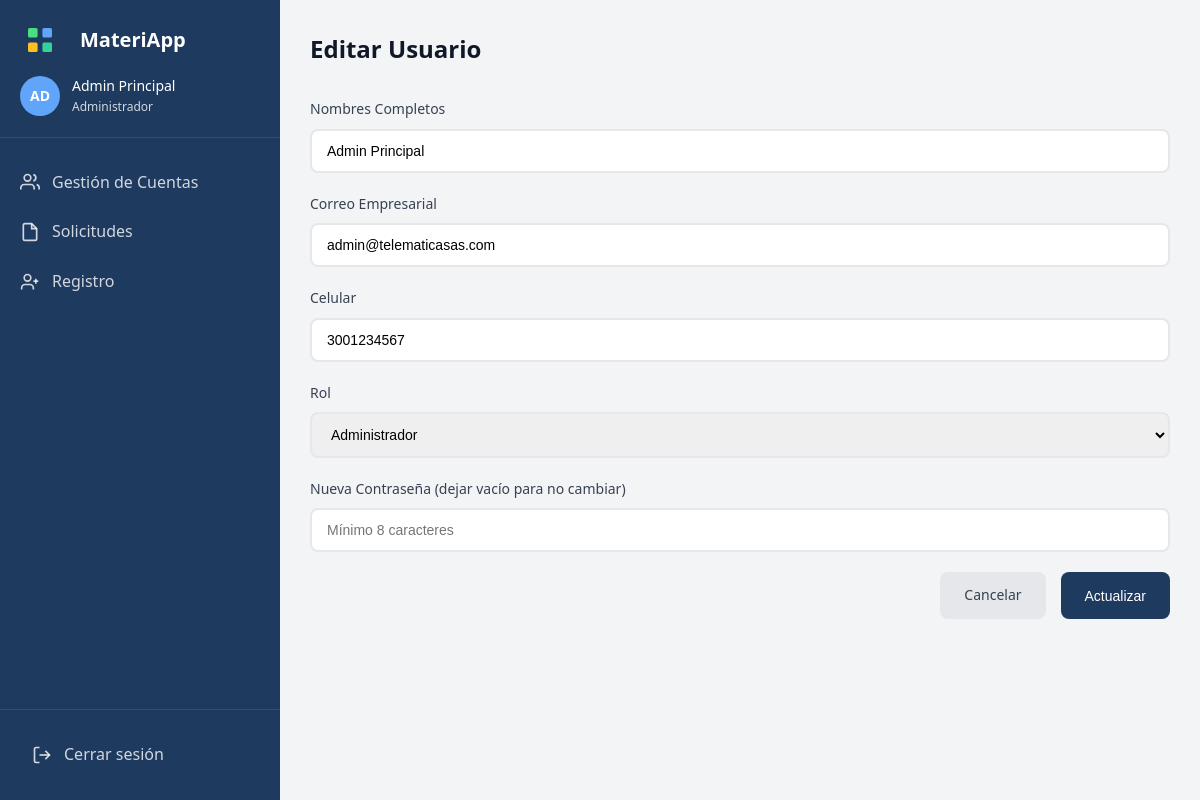
The app's page /admin/usuario/1/editar (signed in) with its own data.
### tables this page shows
CREATE TABLE usuarios (
    id INT AUTO_INCREMENT PRIMARY KEY,
    cedula VARCHAR(20) NOT NULL UNIQUE,
    nombres_completos VARCHAR(150) NOT NULL,
    correo_empresarial VARCHAR(100) NOT NULL UNIQUE,
    celular VARCHAR(20) NOT NULL,
    rol ENUM('Trabajador', 'Almacen', 'Administrador') NOT NULL,
    contrasena VARCHAR(255) NOT NULL,
    fecha_registro TIMESTAMP DEFAULT CURRENT_TIMESTAMP,
    activo TINYINT(1) DEFAULT 1
);

### core/Session.php (called while the page is built, shortened)
<?php
class Session {
    public static function get($key) {
        return isset($_SESSION[$key]) ? $_SESSION[$key] : null;
    }
    public static function has($key) {
        return isset($_SESSION[$key]);
    }
    public static function isLoggedIn() {
        return self::has('user_id') && self::has('user_role');
    }
    public static function getUserRole() {
        return self::get('user_role');
    }
    public static function getUserName() {
        return self::get('user_name');
    }
    public static function checkExpiration() {
        return true;
    }
    public static function requireRole($allowedRoles) {
        $userRole = self::getUserRole();
        if (!is_array($allowedRoles)) {
            $allowedRoles = [$allowedRoles];
        }
    }
}

### core/Database.php (called while the page is built, shortened)
<?php
class Database {
    private static $instance = null;
    private $connection;
    private function __construct() {
        try {
            $dsn = "mysql:host=" . DB_HOST . ";dbname=" . DB_NAME . ";charset=" . DB_CHARSET;
            $options = [
                PDO::ATTR_ERRMODE => PDO::ERRMODE_EXCEPTION,
                PDO::ATTR_DEFAULT_FETCH_MODE => PDO::FETCH_ASSOC,
                PDO::ATTR_EMULATE_PREPARES => false
            ];
            $this->connection = new PDO($dsn, DB_USER, DB_PASS, $options);
        } catch (PDOException $e) {
            die("Error de conexión a la base de datos: " . $e->getMessage());
        }
    }
    public static function getInstance() {
        if (self::$instance === null) {
            self::$instance = new self();
        }
        return self::$instance;
    }
public function getConnection() {
        return $this->connection;
    }
}

### controllers/AdminController.php (called while the page is built, shortened)
<?php
require_once ROOT_PATH . 'models/UsuarioModel.php';
class AdminController {
    private $usuarioModel;
    public function __construct() {
        $this->usuarioModel = new UsuarioModel();
    }
public function editarUsuario($id) {
        $usuario = $this->usuarioModel->findById($id);
        View::render('admin/editar_usuario', [
            'usuario' => $usuario,
            'pageTitle' => 'Editar Usuario'
        ]);
    }
}

### index.php (called while the page is built, shortened)
<?php
require_once __DIR__ . '/config/database.php';
require_once ROOT_PATH . 'core/Database.php';
require_once ROOT_PATH . 'core/Session.php';
require_once ROOT_PATH . 'core/Router.php';
$router = new Router();
$router->get('auth/login', 'AuthController', 'login');
$router->post('auth/login', 'AuthController', 'login');
$router->get('auth/registro', 'AuthController', 'registro');
$router->post('auth/registro', 'AuthController', 'registro');
$router->get('auth/logout', 'AuthController', 'logout');
$router->get('auth/unauthorized', 'AuthController', 'unauthorized');
$router->get('empleado/solicitudes', 'EmpleadoController', 'solicitudes');
$router->get('empleado/nueva', 'EmpleadoController', 'nueva');
$router->post('empleado/crear', 'EmpleadoController', 'crear');
$router->get('empleado/ver/(\d+)', 'EmpleadoController', 'ver');
$router->get('empleado/perfil', 'EmpleadoController', 'perfil');
$router->get('almacen/solicitudes', 'AlmacenController', 'solicitudes');
$router->get('almacen/ver/(\d+)', 'AlmacenController', 'ver');
$router->post('almacen/aprobar/(\d+)', 'AlmacenController', 'aprobar');
$router->post('almacen/rechazar/(\d+)', 'AlmacenController', 'rechazar');
$router->get('almacen/inventario', 'AlmacenController', 'inventario');
$router->post('almacen/inventario/agregar', 'AlmacenController', 'agregarMaterial');
$router->get('almacen/material/(\d+)/editar', 'AlmacenController', 'editarMaterial');
$router->post('almacen/material/(\d+)/editar', 'AlmacenController', 'editarMaterial');
$router->post('almacen/material/(\d+)/eliminar', 'AlmacenController', 'eliminarMaterial');
$router->get('almacen/perfil', 'AlmacenController', 'perfil');
$router->get('admin/usuarios', 'AdminController', 'usuarios');
$router->get('admin/solicitudes', 'AdminController', 'solicitudes');
$router->get('admin/ver-solicitud/(\d+)', 'AdminController', 'verSolicitud');
$router->get('admin/registro', 'AdminController', 'registro');
$router->post('admin/agregar-cedula', 'AdminController', 'agregarCedula');
$router->post('admin/eliminar-cedula/(\d+)', 'AdminController', 'eliminarCedula');
$router->get('admin/usuario/(\d+)/editar', 'AdminController', 'editarUsuario');
$router->post('admin/usuario/(\d+)/editar', 'AdminController', 'editarUsuario');
$router->post('admin/usuario/(\d+)/restablecer', 'AdminController', 'restablecerContrasena');
$router->post('admin/solicitud/(\d+)/eliminar', 'AdminController', 'eliminarSolicitud');
$router->get('admin/dashboard', 'AdminController', 'estadisticas');
$router->get('', 'AuthController', 'login');
$uri = $_SERVER['REQUEST_URI'];
$method = $_SERVER['REQUEST_METHOD'];
$uri = parse_url($uri, PHP_URL_PATH);
$basePath = trim(parse_url(BASE_URL, PHP_URL_PATH), '/');
if (!empty($basePath) && strpos($uri, '/' . $basePath) === 0) {
    $uri = substr($uri, strlen($basePath) + 1);
}
$uri = trim($uri, '/');
try {
    $router->dispatch($uri, $method);
} catch (Exception $e) {
    error_log("Error en MateriApp: " . $e->getMessage());
    error_log("URI: " . $uri);
    http_response_code(500);
    echo "Error interno del servidor: " . $e->getMessage();
}

### models/UsuarioModel.php (called while the page is built, shortened)
<?php
require_once ROOT_PATH . 'entities/Usuario.php';
class UsuarioModel {
    private $db;
    public function __construct() {
        $this->db = Database::getInstance()->getConnection();
    }
    public function findById($id) {
        $sql = "SELECT * FROM usuarios WHERE id = :id";
        $stmt = $this->db->prepare($sql);
        $stmt->bindValue(':id', $id);
        $stmt->execute();
        $data = $stmt->fetch();
        return $data ? new Usuario($data) : null;
    }
}

### entities/Usuario.php (called while the page is built, shortened)
<?php
class Usuario {
    private $id;
    private $nombres_completos;
    private $correo_empresarial;
    private $celular;
    private $rol;
    public function fill($data) {
        foreach ($data as $key => $value) {
            $method = 'set' . $this->snakeToCamel($key);
        }
    }
    private function snakeToCamel($string) {
        return str_replace(' ', '', ucwords(str_replace('_', ' ', $string)));
    }
    public function getId() {
        return $this->id;
    }
    public function setId($id) {
        $this->id = $id;
    }
    public function getNombresCompletos() {
        return $this->nombres_completos;
    }
    public function setNombresCompletos($nombres_completos) {
        $this->nombres_completos = $nombres_completos;
    }
    public function getCorreoEmpresarial() {
        return $this->correo_empresarial;
    }
    public function setCorreoEmpresarial($correo_empresarial) {
        $this->correo_empresarial = $correo_empresarial;
    }
    public function getCelular() {
        return $this->celular;
    }
    public function setCelular($celular) {
        $this->celular = $celular;
    }
    public function getRol() {
        return $this->rol;
    }
    public function setRol($rol) {
        $this->rol = $rol;
    }
}

### views/admin/editar_usuario.php (the view, shortened to what this page needs)
<!DOCTYPE html>
<html lang="es">
<head>
    <link rel="stylesheet" href="<?= BASE_URL ?>public/css/styles.css">
    <link rel="stylesheet" href="<?= BASE_URL ?>public/js/styles.js.css">
    <script src="https://cdn.jsdelivr.net/npm/sweetalert2@11"></script></head>
<body>
    <div class="app-container">
        <aside class="sidebar">
            <div class="sidebar-header">
                <div class="logo">
                    <span class="logo-text">MateriApp</span>
                </div>
                <div class="user-info">
                    <div class="user-avatar"><?= strtoupper(substr(Session::getUserName(), 0, 2)) ?></div>
                    <div class="user-details">
                        <span class="user-name"><?= htmlspecialchars(Session::getUserName()) ?></span>
                        <span class="user-role">Administrador</span>
                    </div>
                </div>
            </div>
            <nav class="sidebar-nav">
                <a href="<?= BASE_URL ?>admin/usuarios" class="nav-item <?= strpos($_SERVER['REQUEST_URI'], 'usuarios') !== false ? 'active' : '' ?>">
                    <svg width="20" height="20" viewBox="0 0 24 24" fill="none" stroke="currentColor" stroke-width="2">
                        <path d="M17 21v-2a4 4 0 0 0-4-4H5a4 4 0 0 0-4 4v2"></path>
                        <circle cx="9" cy="7" r="4"></circle>
                        <path d="M23 21v-2a4 4 0 0 0-3-3.87"></path>
                        <path d="M16 3.13a4 4 0 0 1 0 7.75"></path>
                    </svg>
                    Gestión de Cuentas
                </a>
                <a href="<?= BASE_URL ?>admin/solicitudes" class="nav-item <?= strpos($_SERVER['REQUEST_URI'], 'solicitudes') !== false ? 'active' : '' ?>">
                    <svg width="20" height="20" viewBox="0 0 24 24" fill="none" stroke="currentColor" stroke-width="2">
                        <path d="M14 2H6a2 2 0 0 0-2 2v16a2 2 0 0 0 2 2h12a2 2 0 0 0 2-2V8z"></path>
                        <polyline points="14 2 14 8 20 8"></polyline>
                    </svg>
                    Solicitudes
                </a>
                <a href="<?= BASE_URL ?>admin/registro" class="nav-item <?= strpos($_SERVER['REQUEST_URI'], 'registro') !== false ? 'active' : '' ?>">
                    <svg width="20" height="20" viewBox="0 0 24 24" fill="none" stroke="currentColor" stroke-width="2">
                        <path d="M16 21v-2a4 4 0 0 0-4-4H6a4 4 0 0 0-4 4v2"></path>
                        <circle cx="9" cy="7" r="4"></circle>
                        <line x1="19" y1="8" x2="19" y2="14"></line>
                        <line x1="22" y1="11" x2="16" y2="11"></line>
                    </svg>
                    Registro
                </a>
            </nav>
            <div class="sidebar-footer">
                <a href="<?= BASE_URL ?>auth/logout" class="logout-btn">
                    <svg width="20" height="20" viewBox="0 0 24 24" fill="none" stroke="currentColor" stroke-width="2">
                        <path d="M9 21H5a2 2 0 0 1-2-2V5a2 2 0 0 1 2-2h4"></path>
                        <polyline points="16 17 21 12 16 7"></polyline>
                        <line x1="21" y1="12" x2="9" y2="12"></line>
                    </svg>
                    Cerrar sesión
                </a>
            </div>
        </aside>
        <main class="main-content">
            <div class="content-header">
                <h1><?= $pageTitle ?></h1>
            </div>
            <div class="form-container">
                <form method="POST" action="<?= BASE_URL ?>admin/usuario/<?= $usuario->getId() ?>/editar">
                    <div class="form-group">
                        <label for="nombres_completos">Nombres Completos</label>
                        <input type="text" id="nombres_completos" name="nombres_completos" value="<?= htmlspecialchars($usuario->getNombresCompletos()) ?>" required>
                    </div>
                    <div class="form-group">
                        <label for="correo_empresarial">Correo Empresarial</label>
                        <input type="email" id="correo_empresarial" name="correo_empresarial" value="<?= htmlspecialchars($usuario->getCorreoEmpresarial()) ?>" required>
                    </div>
                    <div class="form-group">
                        <label for="celular">Celular</label>
                        <input type="text" id="celular" name="celular" value="<?= htmlspecialchars($usuario->getCelular()) ?>" required>
                    </div>
                    <div class="form-group">
                        <label for="rol">Rol</label>
                        <select id="rol" name="rol" required>
                            <option value="Administrador" <?= $usuario->getRol() === 'Administrador' ? 'selected' : '' ?>>Administrador</option>
                        </select>
                    </div>
                    <div class="form-group">
                        <label for="nueva_contrasena">Nueva Contraseña (dejar vacío para no cambiar)</label>
                        <input type="password" id="nueva_contrasena" name="nueva_contrasena" placeholder="Mínimo 8 caracteres">
                    </div>
                    <div class="form-actions">
                        <a href="<?= BASE_URL ?>admin/usuarios" class="btn btn-secondary">Cancelar</a>
                        <button type="submit" class="btn btn-primary">Actualizar</button>
                    </div>
                </form>
            </div>
        </main>
    </div>
</body>
</html>

### core/Router.php (shortened to what this page needs)
<?php
class Router {
    private $routes = [];
    public function get($path, $controller, $action) {
        $this->routes['GET'][$path] = ['controller' => $controller, 'action' => $action];
    }
    public function post($path, $controller, $action) {
        $this->routes['POST'][$path] = ['controller' => $controller, 'action' => $action];
    }
public function dispatch($uri, $method) {
        $uri = trim($uri, '/');
        foreach ($this->routes[$method] as $routePath => $route) {
            $pattern = '#^' . $routePath . '$#';
            if (preg_match($pattern, $uri, $matches)) {
                $controllerName = $route['controller'];
                $actionName = $route['action'];
                $controllerPath = ROOT_PATH . 'controllers/' . $controllerName . '.php';
                if (file_exists($controllerPath)) {
                    $controller = new $controllerName();
                    if (method_exists($controller, $actionName)) {
                        array_shift($matches);
                        call_user_func_array([$controller, $actionName], $matches);
                        return;
                    }
                }
            }
        }
    }
}

### records on screen
usuarios: nombres_completos "Admin Principal", correo_empresarial "admin@telematicasas.com", celular "3001234567", rol "Administrador"
